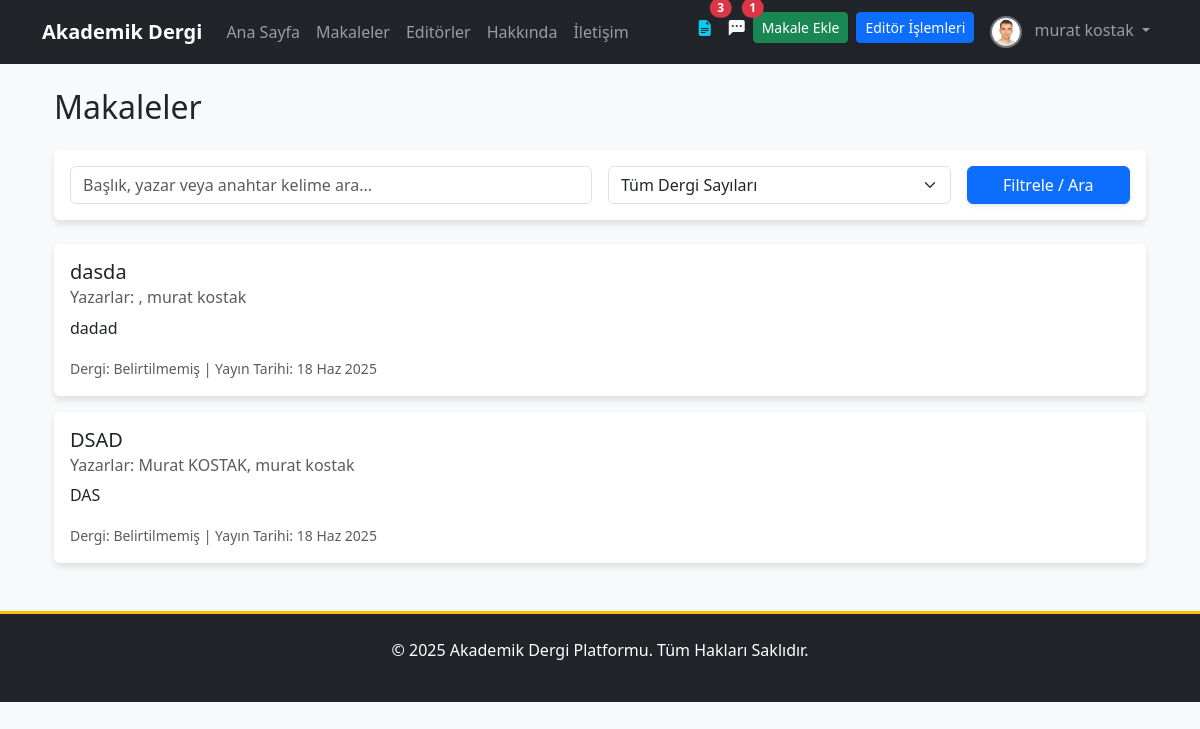
Page /articles/ (signed in) on the earlier database version.
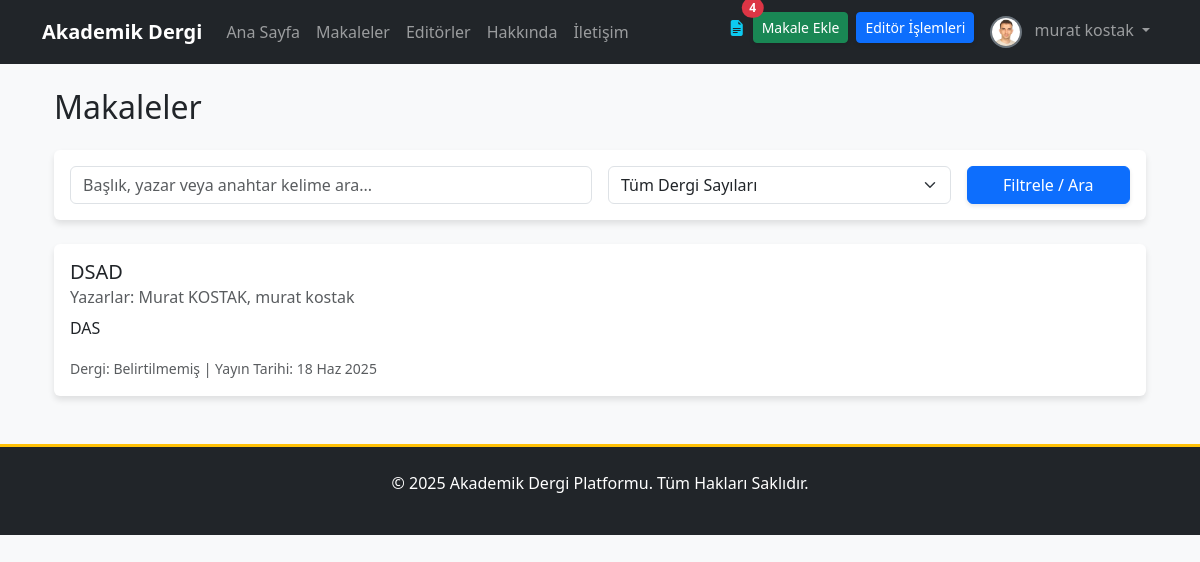
Same page on the later database version.
### apps/articles/models.py (models this page shows, shortened)
class Makale(models.Model):
    baslik = models.CharField(max_length=255, verbose_name="Başlık")
    slug = models.SlugField(max_length=255, unique=True, blank=True, help_text="Bu alan otomatik oluşturulur.")
    aciklama = models.TextField(verbose_name="Açıklama/Özet")
    pdf_dosyasi = models.FileField(upload_to=article_pdf_path, verbose_name="PDF Dosyası")
    anahtar_kelimeler = models.CharField(max_length=255, verbose_name="Anahtar Kelimeler", help_text="Kelimeleri virgül (,) ile ayırınız.")
    yazarlar = models.ManyToManyField(Yazar, related_name='makaleler', verbose_name="Yazarlar")
    dergi_sayisi = models.ForeignKey(DergiSayisi, on_delete=models.SET_NULL, null=True, blank=True, related_name='makaleler', verbose_name="Dergi Sayısı")
    admin_notu = models.TextField(blank=True, null=True, verbose_name="Editör/Admin Notu")
    goruntulenme_sayisi = models.PositiveIntegerField(default=0, verbose_name="Görüntülenme Sayısı")
    goster_makaleler_sayfasinda = models.BooleanField(default=False, verbose_name="Yayında mı?")
    olusturulma_tarihi = models.DateTimeField(auto_now_add=True)
    guncellenme_tarihi = models.DateTimeField(auto_now=True)
    admin_notu_okundu = models.BooleanField(default=True)
    class Meta:
        verbose_name = "Makale"
        verbose_name_plural = "Makaleler"
        ordering = ['-olusturulma_tarihi']
    def get_yazarlar_display(self):
        return ", ".join([yazar.isim_soyisim for yazar in self.yazarlar.all()])

class Yazar(models.Model):
    isim_soyisim = models.CharField(max_length=255, verbose_name="Yazarın Adı Soyadı")
    user_hesabi = models.OneToOneField(
        settings.AUTH_USER_MODEL,
        on_delete=models.SET_NULL,
        null=True,
        blank=True,
        related_name='yazar_profili'
    )
    class Meta:
        verbose_name = "Yazar"
        verbose_name_plural = "Yazarlar"
        ordering = ['isim_soyisim']

### apps/articles/views.py (the view, shortened to what this page needs)
# urls.py: path('', MakaleListView.as_view(), name='makale_list'),
class MakaleListView(ListView):
    model = Makale
    template_name = 'articles/makale_list.html'
    context_object_name = 'makaleler'
    paginate_by = 10
    def get_queryset(self):
        queryset = Makale.objects.filter(goster_makaleler_sayfasinda=True)
        dergi_no = self.request.GET.get('dergi')
        query = self.request.GET.get('q')
        if dergi_no:
            queryset = queryset.filter(dergi_sayisi__id=dergi_no)
        return queryset
    def get_context_data(self, **kwargs):
        context = super().get_context_data(**kwargs)
        context['dergi_sayilari'] = DergiSayisi.objects.all()
        return context

### apps/core/context_processors.py (called while the page is built)
def notification_context(request):
    if not request.user.is_authenticated:
        return {}
    user = request.user
    context = {}
    if user.is_superuser:
        context['unread_messages_count'] = IletisimFormu.objects.filter(cevaplandi=False).count()
    else:
        context['unread_messages_count'] = 0
    if user.is_superuser or user.is_editor:
        context['draft_articles_count'] = Makale.objects.filter(goster_makaleler_sayfasinda=False).count()
    else:
        context['draft_articles_count'] = 0
    context['unread_notes_count'] = Makale.objects.filter(
        yazarlar__user_hesabi=user,  # Doğru sorgu: Yazar modeli üzerinden kullanıcı hesabına ulaş
        admin_notu_okundu=False
    ).exclude(admin_notu__isnull=True).exclude(admin_notu__exact='').count()
    return context

### apps/users/models.py (called while the page is built)
    def get_full_name(self):
        return f"{self.first_name} {self.last_name}".strip()

### templates/articles/makale_list.html (shortened to what this page needs)
{% extends 'base.html' %}
{% block content %}
<div class="container mt-4">
    <h2 class="mb-4">Makaleler</h2>
    <div class="card card-body mb-4">
        <form method="get" class="row g-3 align-items-center">
            <div class="col-md-6">
                <input type="text" name="q" class="form-control" placeholder="Başlık, yazar veya anahtar kelime ara..." value="{{ request.GET.q }}">
            </div>
            <div class="col-md-4">
                <select name="dergi" class="form-select">
                    <option value="">Tüm Dergi Sayıları</option>
                </select>
            </div>
            <div class="col-md-2 d-grid">
                <button type="submit" class="btn btn-primary">Filtrele / Ara</button>
            </div>
        </form>
    </div>
    {% for makale in makaleler %}
    <div class="card mb-3">
        <div class="card-body">
            <h5 class="card-title"><a href="{% url 'makale_detail' makale.slug %}" class="text-decoration-none">{{ makale.baslik }}</a></h5>
            <h6 class="card-subtitle mb-2 text-muted">
                Yazarlar: {{ makale.get_yazarlar_display }}
            </h6>
            <p class="card-text">{{ makale.aciklama|truncatewords:40 }}</p>
            <small class="text-muted">Dergi: {{ makale.dergi_sayisi.sayi|default:"Belirtilmemiş" }} | Yayın Tarihi: {{ makale.olusturulma_tarihi|date:"d M Y" }}</small>
        </div>
    </div>
    {% empty %}
    <p class="text-center">Gösterilecek makale bulunamadı.</p>
    {% endfor %}
</div>
{% endblock %}

### templates/partials/_navbar.html (shortened to what this page needs)
<nav class="navbar navbar-expand-lg navbar-dark bg-dark">
    <div class="container">
        <a class="navbar-brand" href="{% url 'anasayfa' %}">Akademik Dergi</a>
        <div class="collapse navbar-collapse" id="navbarNav">
            <ul class="navbar-nav me-auto mb-2 mb-lg-0">
                <li class="nav-item"><a class="nav-link" href="{% url 'anasayfa' %}">Ana Sayfa</a></li>
                <li class="nav-item"><a class="nav-link" href="{% url 'makale_list' %}">Makaleler</a></li>
                <li class="nav-item"><a class="nav-link" href="{% url 'editorler' %}">Editörler</a></li>
                <li class="nav-item"><a class="nav-link" href="{% url 'hakkinda' %}">Hakkında</a></li>
                <li class="nav-item"><a class="nav-link" href="{% url 'iletisim' %}">İletişim</a></li>
            </ul>
            <ul class="navbar-nav ms-auto">
                {% if user.is_authenticated %}
                    {% if user.is_superuser or user.is_editor %}
                        {% if draft_articles_count > 0 %}
                        <li class="nav-item">
                            <a href="{% url 'dashboard:editor_panel' %}?status=draft" class="nav-link position-relative text-info" title="Taslak Makaleler">
                                <i class="bi bi-file-earmark-text-fill"></i>
                                <span class="position-absolute top-0 start-100 translate-middle badge rounded-pill bg-danger">{{ draft_articles_count }}</span>
                            </a>
                        </li>
                        {% endif %}
                    {% endif %}
                    {% if unread_notes_count > 0 %}
                    <li class="nav-item">
                        <a href="{% url 'makalelerim' %}" class="nav-link position-relative text-light">
                            <i class="bi bi-chat-left-dots-fill"></i>
                            <span class="position-absolute top-0 start-100 translate-middle badge rounded-pill bg-danger">{{ unread_notes_count }}</span>
                        </a>
                    </li>
                    {% endif %}
                    <li class="nav-item"><a href="{% url 'makale_ekle' %}" class="btn btn-success btn-sm me-2 mt-1">Makale Ekle</a></li>
                    {% if user.is_editor and not user.is_superuser %}
                    <li class="nav-item"><a href="{% url 'dashboard:editor_panel' %}" class="btn btn-primary btn-sm me-2 mt-1">Editör İşlemleri</a></li>
                    {% endif %}
                    <li class="nav-item dropdown">
                        <a class="nav-link dropdown-toggle" href="#" id="navbarDropdown" role="button" data-bs-toggle="dropdown" aria-expanded="false">
                            <img src="{{ user.profile_resmi.url }}" alt="{{ user.username }}" class="rounded-circle me-2" style="width:32px; height:32px; object-fit:cover;">
                            {{ user.get_full_name|default:user.username }}
                        </a>
                    </li>
                {% endif %}
            </ul>
        </div>
    </div>
</nav>

Differences in the rows shown:
no longer on this page (row edited): Makale: baslik "dasda", yazarlar ", murat kostak", aciklama "dadad", dergi_sayisi.sayi "Belirtilmemiş", olusturulma_tarihi "18 Haz 2025"
Other differences:
{{ draft_articles_count }}: "3" → "4"
{{ unread_notes_count }}: "1" → (not shown)
